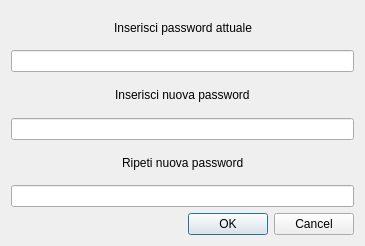
<?xml version="1.0" encoding="UTF-8"?>
<ui version="4.0">
 <class>ChangePwd</class>
 <widget class="QDialog" name="ChangePwd">
  <property name="geometry">
   <rect>
    <x>0</x>
    <y>0</y>
    <width>365</width>
    <height>246</height>
   </rect>
  </property>
  <property name="windowTitle">
   <string>Dialog</string>
  </property>
  <layout class="QGridLayout" name="gridLayout">
   <item row="0" column="0">
    <layout class="QHBoxLayout" name="horizontalLayout">
     <item>
      <spacer name="horizontalSpacer">
       <property name="orientation">
        <enum>Qt::Horizontal</enum>
       </property>
       <property name="sizeHint" stdset="0">
        <size>
         <width>40</width>
         <height>20</height>
        </size>
       </property>
      </spacer>
     </item>
     <item>
      <widget class="QLabel" name="label">
       <property name="text">
        <string>Inserisci password attuale</string>
       </property>
      </widget>
     </item>
     <item>
      <spacer name="horizontalSpacer_2">
       <property name="orientation">
        <enum>Qt::Horizontal</enum>
       </property>
       <property name="sizeHint" stdset="0">
        <size>
         <width>40</width>
         <height>20</height>
        </size>
       </property>
      </spacer>
     </item>
    </layout>
   </item>
   <item row="4" column="0">
    <widget class="QLineEdit" name="lineEdit_2">
     <property name="echoMode">
      <enum>QLineEdit::Password</enum>
     </property>
    </widget>
   </item>
   <item row="5" column="0">
    <layout class="QHBoxLayout" name="horizontalLayout_3">
     <item>
      <spacer name="horizontalSpacer_5">
       <property name="orientation">
        <enum>Qt::Horizontal</enum>
       </property>
       <property name="sizeHint" stdset="0">
        <size>
         <width>40</width>
         <height>20</height>
        </size>
       </property>
      </spacer>
     </item>
     <item>
      <widget class="QLabel" name="label_3">
       <property name="text">
        <string>Ripeti nuova password</string>
       </property>
      </widget>
     </item>
     <item>
      <spacer name="horizontalSpacer_6">
       <property name="orientation">
        <enum>Qt::Horizontal</enum>
       </property>
       <property name="sizeHint" stdset="0">
        <size>
         <width>40</width>
         <height>20</height>
        </size>
       </property>
      </spacer>
     </item>
    </layout>
   </item>
   <item row="6" column="0">
    <widget class="QLineEdit" name="lineEdit_3">
     <property name="echoMode">
      <enum>QLineEdit::Password</enum>
     </property>
    </widget>
   </item>
   <item row="3" column="0">
    <layout class="QHBoxLayout" name="horizontalLayout_2">
     <item>
      <spacer name="horizontalSpacer_3">
       <property name="orientation">
        <enum>Qt::Horizontal</enum>
       </property>
       <property name="sizeHint" stdset="0">
        <size>
         <width>40</width>
         <height>20</height>
        </size>
       </property>
      </spacer>
     </item>
     <item>
      <widget class="QLabel" name="label_2">
       <property name="text">
        <string>Inserisci nuova password</string>
       </property>
      </widget>
     </item>
     <item>
      <spacer name="horizontalSpacer_4">
       <property name="orientation">
        <enum>Qt::Horizontal</enum>
       </property>
       <property name="sizeHint" stdset="0">
        <size>
         <width>40</width>
         <height>20</height>
        </size>
       </property>
      </spacer>
     </item>
    </layout>
   </item>
   <item row="2" column="0">
    <widget class="QLineEdit" name="lineEdit">
     <property name="autoFillBackground">
      <bool>false</bool>
     </property>
     <property name="inputMethodHints">
      <set>Qt::ImhHiddenText|Qt::ImhNoAutoUppercase|Qt::ImhNoPredictiveText|Qt::ImhSensitiveData</set>
     </property>
     <property name="echoMode">
      <enum>QLineEdit::Password</enum>
     </property>
    </widget>
   </item>
   <item row="7" column="0">
    <widget class="QDialogButtonBox" name="buttonBox">
     <property name="standardButtons">
      <set>QDialogButtonBox::Cancel|QDialogButtonBox::Ok</set>
     </property>
    </widget>
   </item>
  </layout>
 </widget>
 <resources/>
 <connections/>
</ui>
